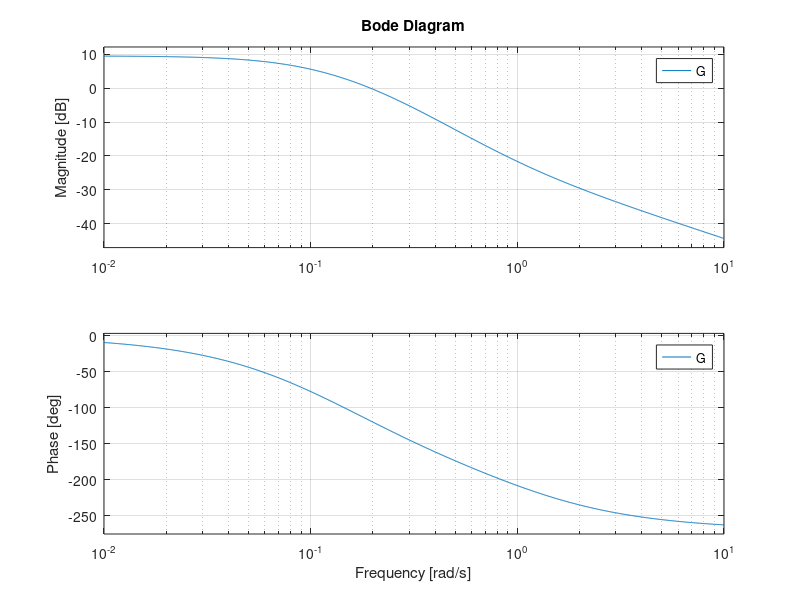
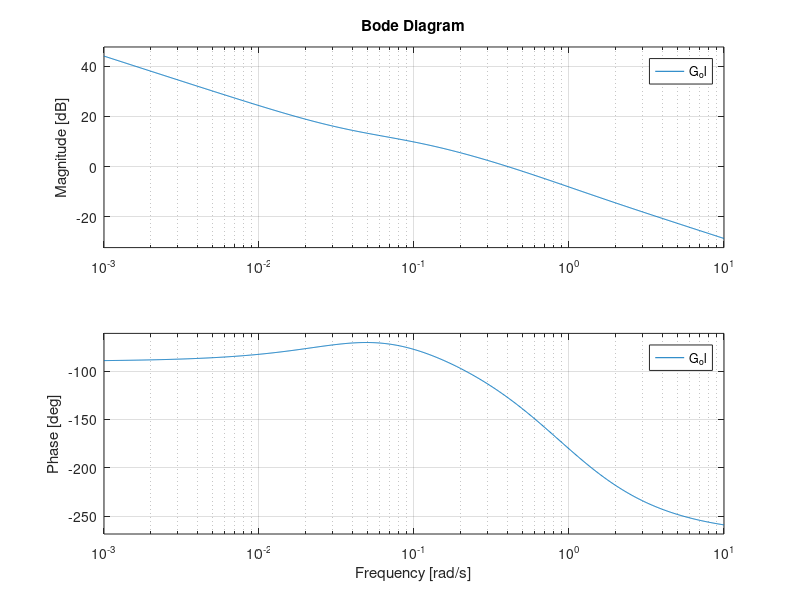
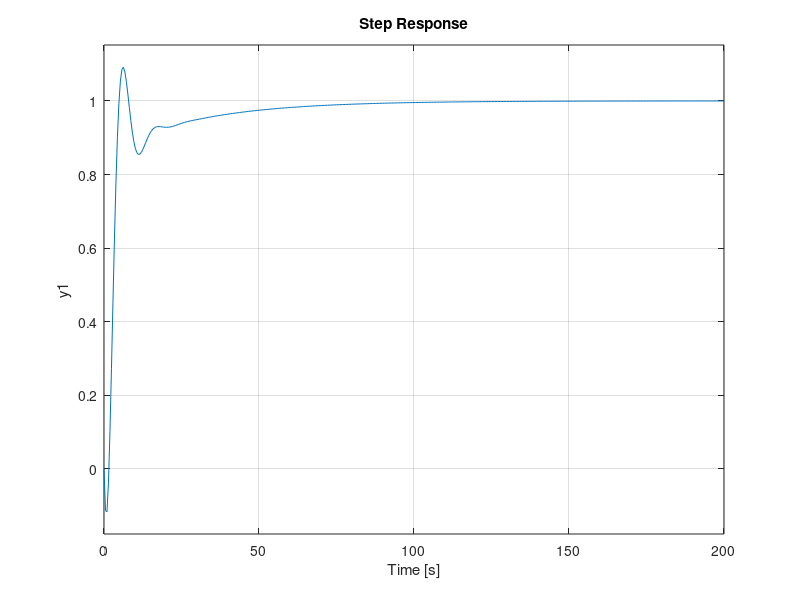

MATLAB code to generate these figures, in order: (Note: this script raises an error after producing the figures.)
%% Basics 
clear
clc

% Laplace Variable
s = tf('s');

% System 
G = 3*(-s+1)/((5*s+1)*(10*s+1));

% Closed-loop system
Gcl = feedback(G, 1);
pole(Gcl)

% Plot the Bode plot
figure;
bode(G)

% Open-loop 
[Gm,Pm,Wcg,Wcp] = margin(G);

% Phase before Controller
[~, Phi_G_wc] = bode(G, 0.4);
%% 4.1.1 Leag-Lead Cmpensator

% Desired closed-loop paramters
wc = 0.4;
phi_m = 50;
%phi_m = 30;

% Lag controller parmaters 
phi_rec = phi_m -(Phi_G_wc -360 + 180) + 8;
%beta = 0.53;
beta = 0.22;
tau_D = 1/(wc*sqrt(beta));

% Lead controller parameters
tau_I = 10/wc;
gamma = 0;

% Lead compensator
F_lead = (tau_D*s + 1)/(beta*tau_D*s + 1);

% Lag compensator
F_lag = (tau_I*s + 1)/(tau_I*s + gamma);

% Get gain at desired cross-over frequency 
[Mag_G_wc, Phi_G_wc] = bode(F_lead*G, wc);

% Final Lead Compensator
F_lead = (1/Mag_G_wc)*F_lead;

% Open-loop 
G_ol = F_lead*F_lag*G;

% Validate the open-loop gain design
[Gm_ol,Pm_ol,Wcg_ol,Wcp_ol] = margin(G_ol);

% Plot the bode plot
figure;
bode(G_ol)

% PLot the step response
figure;
G_cl = minreal(feedback(G_ol, 1));
step(G_cl)

%% 4.1.2 System characteristics

% Resonance Peak M_T
T = G_cl;
M_T = hinfnorm(T);

% PLot the complementary sensitivity function
figure;
bode(T)

% Bandwidth of Complementary Sensitivity Function
w_BT = bandwidth(T);

% PLot the step response
figure;
step(T)
% Rise Time
stepinfo(T)

